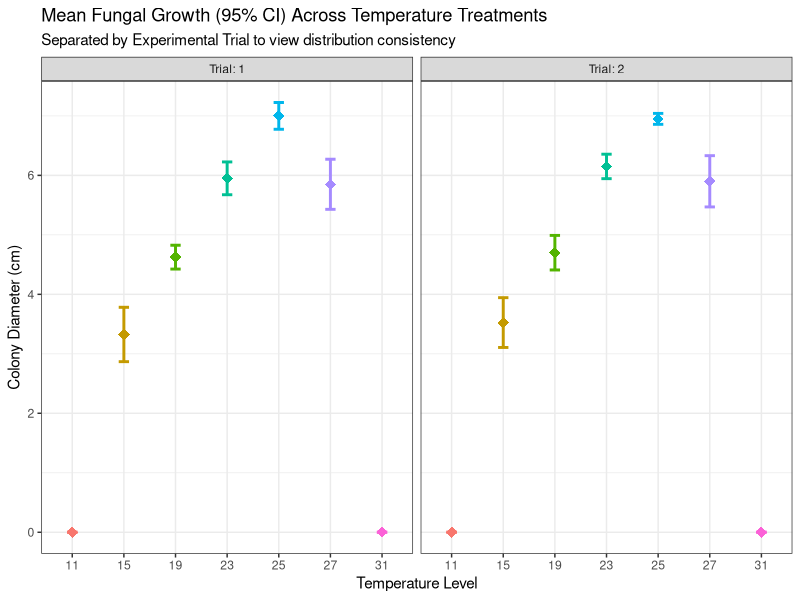
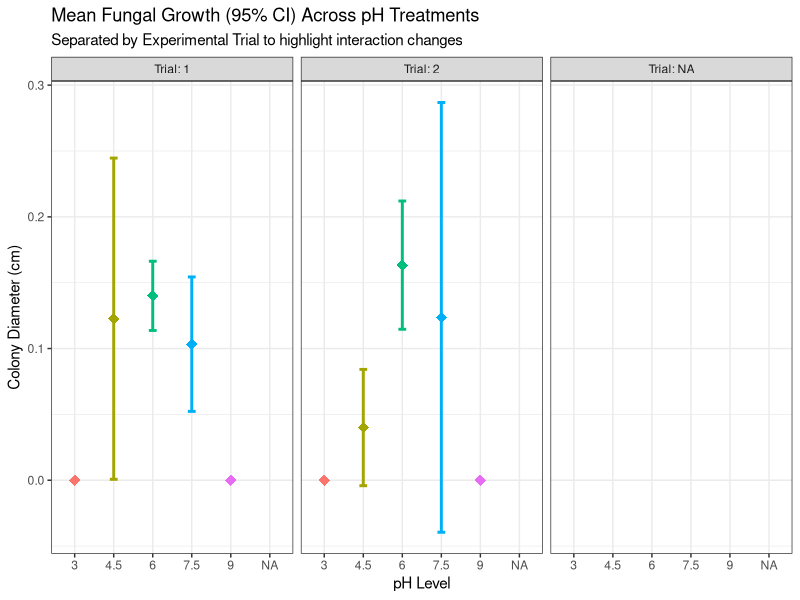
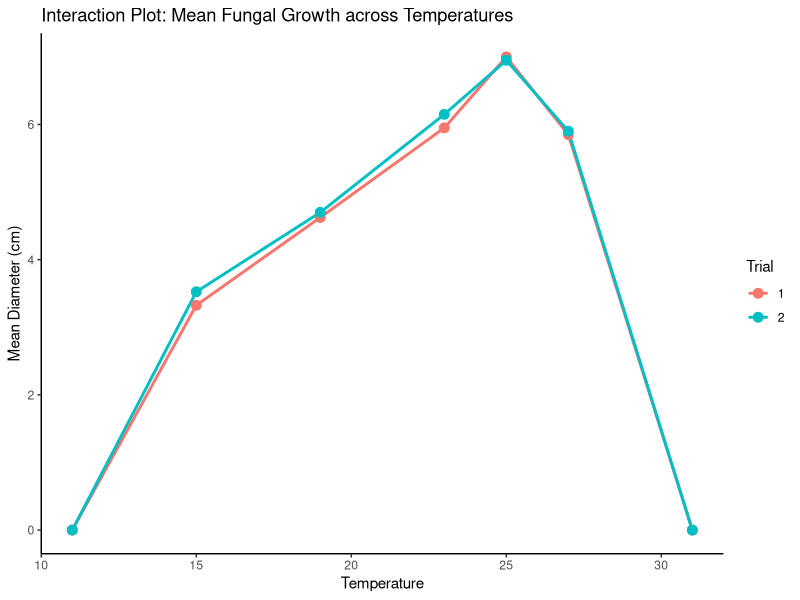
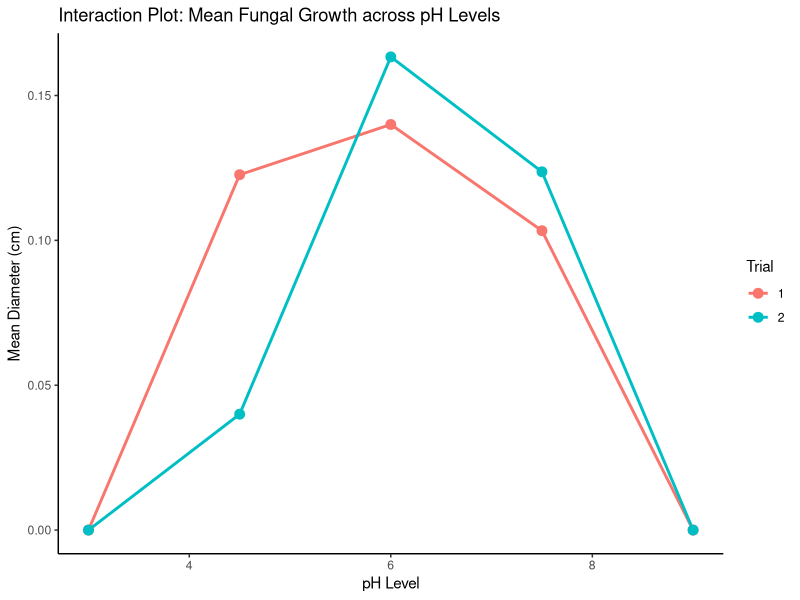
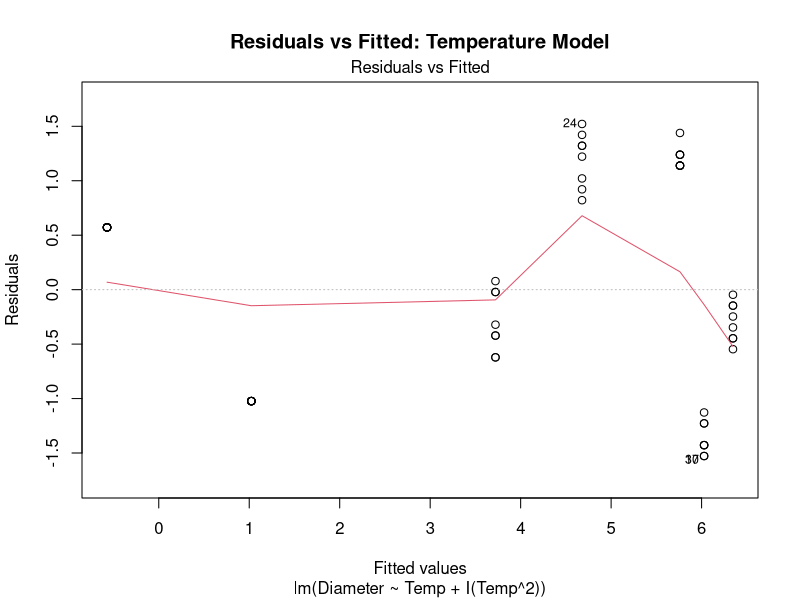
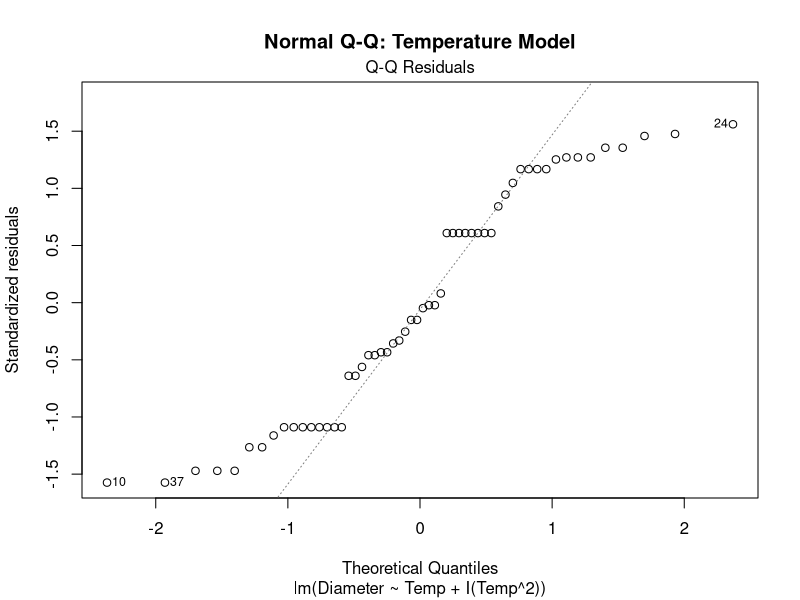

The R source for these figures, in order: (Note: this script raises an error after producing the figures.)
## ---- chunk 1
# install.packages("readxl")
# install.packages("ggplot2")
# install.packages("dplyr")
# install.packages("car")
library(readxl)
library(ggplot2)
library(dplyr)
library(car)
## ---- chunk 2
# Set working directory if needed
# setwd("your/path/here")

# Read Excel file
temp <- read.csv("temp.csv")
ph <- read.csv("ph.csv")
temp_data <- temp[0:4]
ph_data <- ph[0:4]

# Ensure 'trial' and the treatment variables are factors for ANOVA
temp_data$Trial <- as.factor(temp_data$Trial)
temp_data$Temp  <- as.factor(temp_data$Temp)

ph_data$Trial <- as.factor(ph_data$Trial)
ph_data$pH    <- as.factor(ph_data$pH)

names(temp_data)[names(temp_data) == "Diameter..cm."] <- "Diameter"
names(ph_data)[names(ph_data) == "Diameter..cm."] <- "Diameter"

head(temp_data)
head(ph_data)
## ---- chunk 3
# For Temperature Data: Clear Mean + 95% CI Plot broken down by Trial panels
ggplot(temp_data, aes(x = Temp, y = Diameter, color = Temp)) +
  stat_summary(fun.data = mean_cl_normal, geom = "errorbar", width = 0.2, size = 1) +
  stat_summary(fun = mean, geom = "point", size = 3.5, shape = 18) +
  facet_grid(. ~ Trial, labeller = label_both) +
  labs(
    title = "Mean Fungal Growth (95% CI) Across Temperature Treatments",
    subtitle = "Separated by Experimental Trial to view distribution consistency",
    x = "Temperature Level",
    y = "Colony Diameter (cm)"
  ) +
  theme_bw() +
  theme(legend.position = "none") # Legend hidden because x-axis already displays temperature labels

# For pH Data: Clear Mean + 95% CI Plot broken down by Trial panels
ggplot(ph_data, aes(x = pH, y = Diameter, color = pH)) +
  stat_summary(fun.data = mean_cl_normal, geom = "errorbar", width = 0.2, size = 1) +
  stat_summary(fun = mean, geom = "point", size = 3.5, shape = 18) +
  facet_grid(. ~ Trial, labeller = label_both) +
  labs(
    title = "Mean Fungal Growth (95% CI) Across pH Treatments",
    subtitle = "Separated by Experimental Trial to highlight interaction changes",
    x = "pH Level",
    y = "Colony Diameter (cm)"
  ) +
  theme_bw() +
  theme(legend.position = "none")
## ---- chunk 4
# Temperature Interaction Plot
ggplot(temp_data, aes(x = as.numeric(as.character(Temp)), y = Diameter, color = Trial, group = Trial)) +
  stat_summary(fun = mean, geom = "line", size = 1) +
  stat_summary(fun = mean, geom = "point", size = 3) +
  labs(title = "Interaction Plot: Mean Fungal Growth across Temperatures",
       x = "Temperature",
       y = "Mean Diameter (cm)") +
  theme_classic()

# pH Interaction Plot
ggplot(ph_data, aes(x = as.numeric(as.character(pH)), y = Diameter, color = Trial, group = Trial)) +
  stat_summary(fun = mean, geom = "line", size = 1) +
  stat_summary(fun = mean, geom = "point", size = 3) +
  labs(title = "Interaction Plot: Mean Fungal Growth across pH Levels",
       x = "pH Level",
       y = "Mean Diameter (cm)") +
  theme_classic()
## ---- chunk 5
# 1. Ensure Temp is numeric for polynomial regression modeling
temp_data_reg <- temp_data
temp_data_reg$Temp <- as.numeric(as.character(temp_data_reg$Temp))

# 2. Fit basic quadratic model (No Trial factor included)
temp_model_final <- lm(Diameter ~ Temp + I(Temp^2), data = temp_data_reg)

# 3. Print evaluation outputs
cat("\n--- Temperature Model Summary ---\n")
print(summary(temp_model_final))

cat("\n--- ANOVA Table for Temperature Regression ---\n")
print(anova(temp_model_final))

# 4. Check assumptions
plot(temp_model_final, which = 1, main = "Residuals vs Fitted: Temperature Model")
plot(temp_model_final, which = 2, main = "Normal Q-Q: Temperature Model")

## ---- chunk 6
bc <- boxcox(Diameter+0.01 ~ Temp + I(Temp^2), data = temp_data_reg)
lambda <- bc$x[which.max(bc$y)]
print(paste("The optimal lambda is:", round(lambda, 2)))


temp_data_reg$Transformed_Diameter <- (temp_data_reg$Diameter + 0.01)^0.38

# 3. Fit the quadratic model on the transformed data (No Trial factor needed)
temp_bc_model <- lm(Transformed_Diameter ~ Temp + I(Temp^2), data = temp_data_reg)

# 4. Print evaluation outputs
cat("\n--- Box-Cox Transformed Temperature Model Summary (\u03bb = 0.38) ---\n")
print(summary(temp_bc_model))

cat("\n--- ANOVA Table for Box-Cox Regression ---\n")
print(anova(temp_bc_model))

# 5. Check updated assumptions to see if funnel shape and Q-Q tails improved
plot(temp_bc_model, which = 1, main = "Residuals vs Fitted: Box-Cox Model")
plot(temp_bc_model, which = 2, main = "Normal Q-Q: Box-Cox Model")
## ---- chunk 7
# 1. Ensure pH is numeric for regression, but keep Trial as a Factor
ph_data_reg <- ph_data
ph_data_reg$pH    <- as.numeric(as.character(ph_data_reg$pH))
ph_data_reg$Trial <- as.factor(ph_data_reg$Trial)

# 2. Fit specific model: Linear interaction with Trial + Global Quadratic term
ph_model_final <- lm(Diameter ~ pH:Trial + I(pH^2), data = ph_data_reg)

# 3. Print evaluation outputs
cat("\n--- pH Model Summary ---\n")
print(summary(ph_model_final))

cat("\n--- ANOVA Table for pH Regression ---\n")
print(anova(ph_model_final))

# 4. Check assumptions
plot(ph_model_final, which = 1, main = "Residuals vs Fitted: pH Model")
plot(ph_model_final, which = 2, main = "Normal Q-Q: pH Model")
